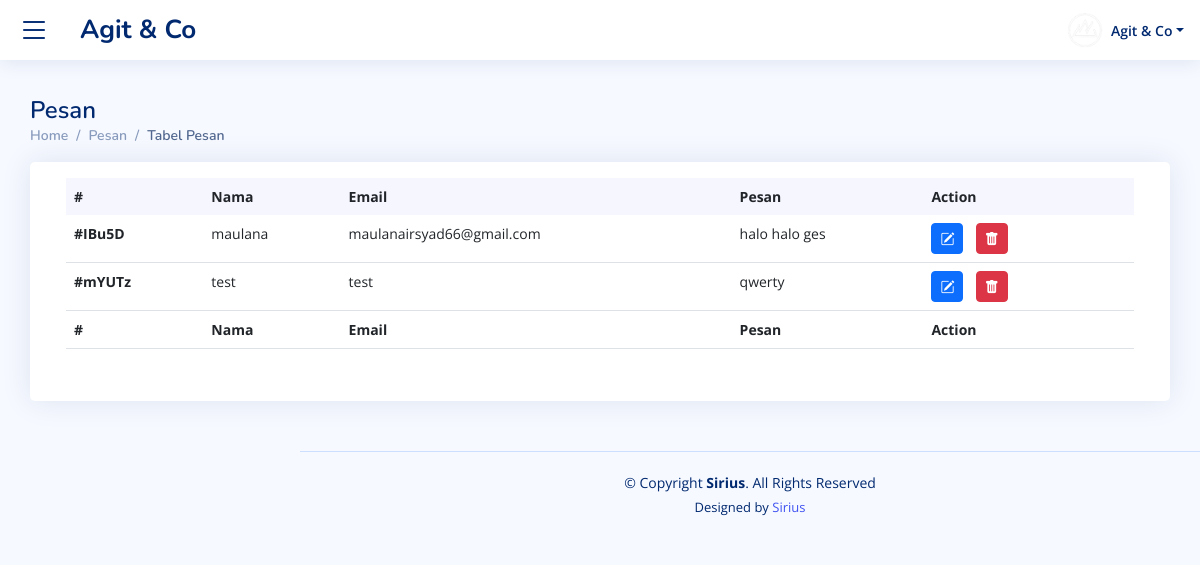
The page /profile/pesan.php (signed in) on the database as committed earlier.
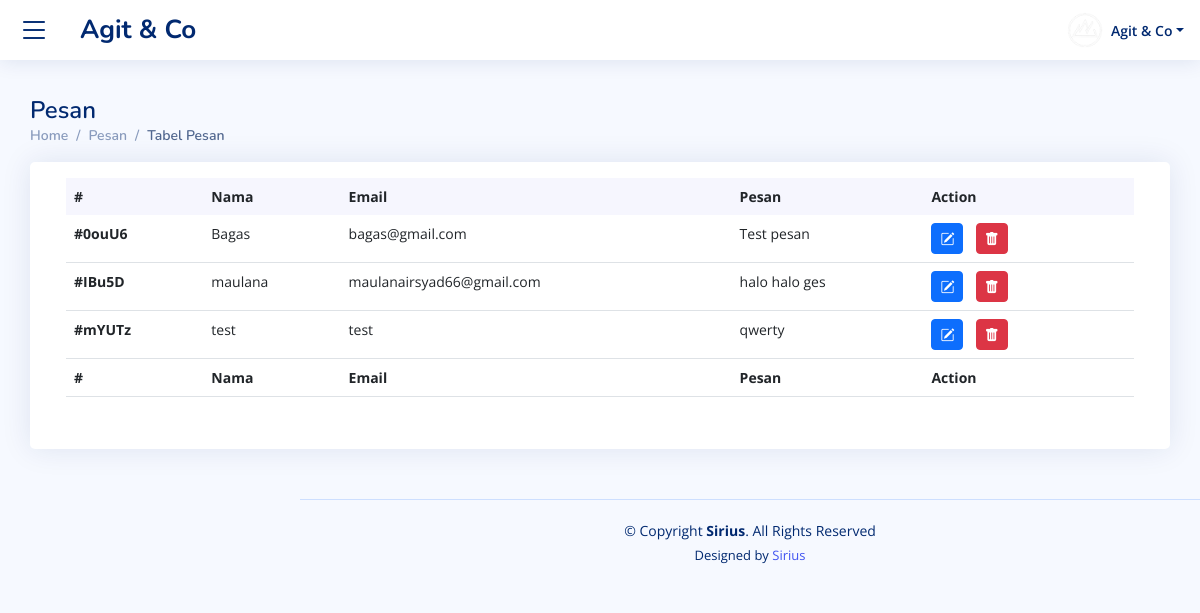
The same page on the database as committed later.
### tables this page shows
CREATE TABLE `pesan` (
  `id_pesan` varchar(30) NOT NULL,
  `name` varchar(30) NOT NULL,
  `email` varchar(30) NOT NULL,
  `message` text NOT NULL
);

### profile/pesan.php (the view, shortened to what this page needs)
<?php
  include '../model/connect.php';
?>
<!DOCTYPE html>
<html lang="en">
<head>
  <link href="../assets/vendor/bootstrap/css/bootstrap.min.css" rel="stylesheet">
  <link href="../assets/vendor/bootstrap-icons/bootstrap-icons.css" rel="stylesheet">
  <link href="../assets/vendor/boxicons/css/boxicons.min.css" rel="stylesheet">
  <link href="../assets/vendor/quill/quill.snow.css" rel="stylesheet">
  <link href="../assets/vendor/quill/quill.bubble.css" rel="stylesheet">
  <link href="../assets/vendor/remixicon/remixicon.css" rel="stylesheet">
  <link href="../assets/vendor/simple-datatables/styleadmin.css" rel="stylesheet">
  <link href="../assets/css/styleadmin.css" rel="stylesheet">
</head>
<body>
  <header id="header" class="header fixed-top d-flex align-items-center">
    <div class="row align-items-center" style="margin-left: -1.5rem;">
      <div class="col">
        <a type="button" data-bs-toggle="offcanvas" data-bs-target="#offcanvasWithBothOptions" aria-controls="offcanvasWithBothOptions"><i class="bi bi-list toggle-sidebar-btn"></i></a>
      </div>
      <div class="col">
        <a href="../admin.php" class="logo d-flex align-items-center">
          <span class="d-none d-lg-block"> Agit & Co</span>
        </a>
      </div>
    </div>
    <nav class="header-nav ms-auto">
      <ul class="d-flex align-items-center">
        <li class="nav-item dropdown pe-3">
          <a class="nav-link nav-profile d-flex align-items-center pe-0" href="#" data-bs-toggle="dropdown">
            <img src="../assets/img/me.png" alt="Profile" class="rounded-circle">
            <span class="d-none d-md-block dropdown-toggle ps-2">Agit & Co</span>
          </a>
        </li>
      </ul>
    </nav>
  </header>
  <main id="main" class="main mt-5 pt-5" style="margin: 0;">
    <div class="pagetitle">
      <h1>Pesan</h1>
      <nav>
        <ol class="breadcrumb">
          <li class="breadcrumb-item ">Home</li>
          <li class="breadcrumb-item ">Pesan</li>
          <li class="breadcrumb-item active">Tabel Pesan</li>
        </ol>
      </nav>
    </div>
    <section class="section dashboard">
      <div class="row">
        <div class="col">
          <div class="row">
            <div class="col">
              <div class="card recent-sales overflow-auto p-3">
                <div class="card-body">
                  <table class="table datatable">
                    <thead>
                      <tr>
                        <th scope="col">#</th>
                        <th scope="col">Nama</th>
                        <th scope="col">Email</th>
                        <th scope="col">Pesan</th>
                        <th scope="col">Action</th>
                      </tr>
                    </thead>
                    <tbody>
                      <?php
                        $query = mysqli_query($connect, "SELECT * FROM pesan");
                        while($data=mysqli_fetch_array($query)){
                          $id_pesan     =$data[0];
                          $name         =$data[1];
                          $email        =$data[2];
                          $message      =$data[3];
                      ?>
                      <tr>
                        <th scope="row">#<?= $id_pesan ?></th>
                        <td><?= $name ?></td>
                        <td><?=  $email; ?></td>
                        <td><?= $message ?></td>
                        <td>
                          <div class="row gap-2">
                            <div class="col-2">
                              <form action="./kelola_pesan.php" method="get">
                                <button type="submit" class="btn btn-primary btn-sm"><i class="bi bi-pencil-square"></i></button>
                              </form>
                            </div>
                            <div class="col-2">
                              <form action="./kelola_pesan.php" method="get">
                                <button type="submit" class="btn btn-danger btn-sm"><i class="bi bi-trash-fill"></i></button>
                              </form>
                            </div>
                          </div>
                        </td>
                      </tr>
                      <?php } ?>
                    </tbody>
                    <tfoot>
                      <tr>
                        <th scope="col">#</th>
                        <th scope="col">Nama</th>
                        <th scope="col">Email</th>
                        <th scope="col">Pesan</th>
                        <th scope="col">Action</th>
                      </tr>
                    </tfoot>
                  </table>
                </div>
              </div>
            </div>
          </div>
        </div>
      </div>
    </section>
  </main>
  <footer id="footer" class="footer">
    <div class="copyright">
      &copy; Copyright <strong><span>Sirius</span></strong>. All Rights Reserved
    </div>
    <div class="credits">
      Designed by <a href="https://Sirius.com/">Sirius</a>
    </div>
  </footer>
</body>
</html>

### assets/css/styleadmin.css (style rules this page uses)
:root { scroll-behavior: smooth; }
body { font-family: "Open Sans", sans-serif; background: #f6f9ff; color: #444444; }
a { color: #4154f1; text-decoration: none; }
h1, h2, h3, h4, h5, h6 { font-family: "Nunito", sans-serif; }
#main { margin-top: 60px; padding: 20px 30px; transition: all 0.3s; }
.pagetitle { margin-bottom: 10px; }
.pagetitle h1 { font-size: 24px; margin-bottom: 0; font-weight: 600; color: #012970; }
.card { margin-bottom: 30px; border: none; border-radius: 5px; box-shadow: 0px 0 30px rgba(1, 41, 112, 0.1); }
.card-body { padding: 0 20px 20px 20px; }
.breadcrumb { font-size: 14px; font-family: "Nunito", sans-serif; color: #899bbd; font-weight: 600; }
.breadcrumb .breadcrumb-item::before { color: #899bbd; }
.breadcrumb .active { color: #51678f; font-weight: 600; }
.logo { line-height: 1; }
@media (min-width: 1200px) { .logo { width: 280px; } }
.logo span { font-size: 26px; font-weight: 700; color: #012970; font-family: "Nunito", sans-serif; }
.header { transition: all 0.5s; z-index: 997; height: 60px; box-shadow: 0px 2px 20px rgba(1, 41, 112, 0.1); background-color: #fff; padding-left: 20px; }
.header .toggle-sidebar-btn { font-size: 32px; padding-left: 10px; cursor: pointer; color: #012970; }
.header-nav ul { list-style: none; }
.header-nav>ul { margin: 0; padding: 0; }
.header-nav .nav-profile { color: #012970; }
.header-nav .nav-profile img { max-height: 36px; }
.header-nav .nav-profile span { font-size: 14px; font-weight: 600; }
@media (min-width: 1200px) { #main, #footer { margin-left: 300px; } }
.dashboard .recent-sales { font-size: 14px; }
.dashboard .recent-sales .table thead { background: #f6f6fe; }
.dashboard .recent-sales .table thead th { border: 0; }
.footer { padding: 20px 0; font-size: 14px; transition: all 0.3s; border-top: 1px solid #cddfff; }
.footer .copyright { text-align: center; color: #012970; }
.footer .credits { padding-top: 5px; text-align: center; font-size: 13px; color: #012970; }

Rows that differ between the two databases and show on the page:
added pesan: id_pesan "0ouU6", name "Bagas", email "bagas@gmail.com", message "Test pesan"
